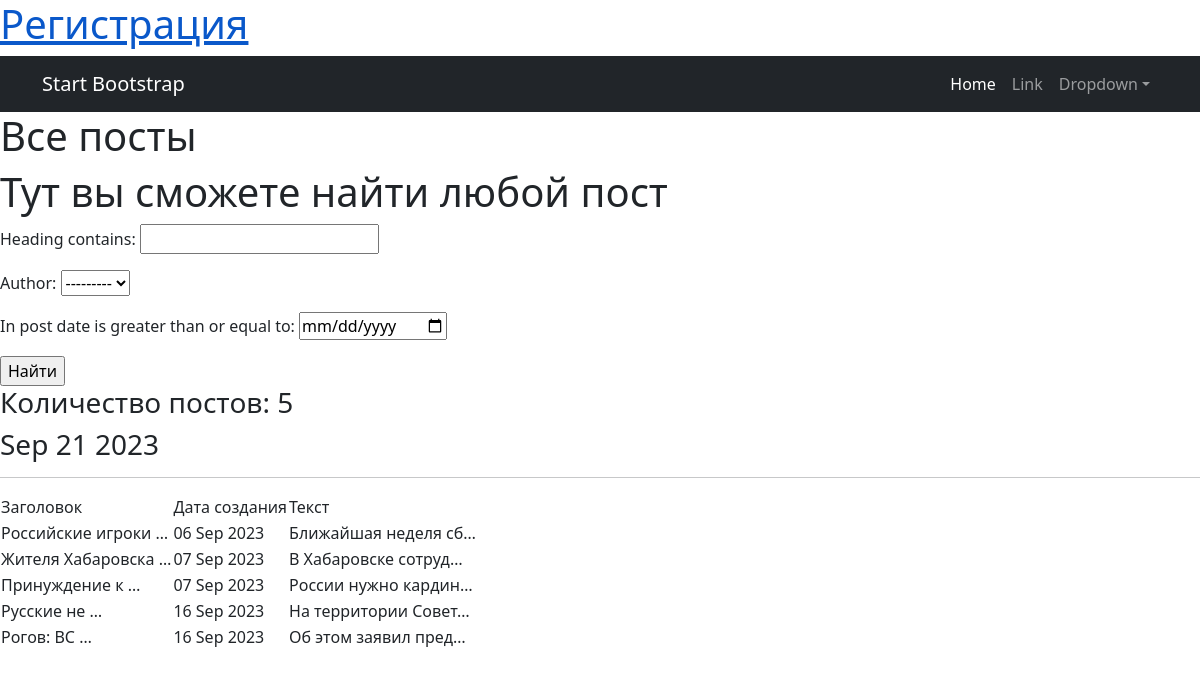
The app's page /post/search/, older data.
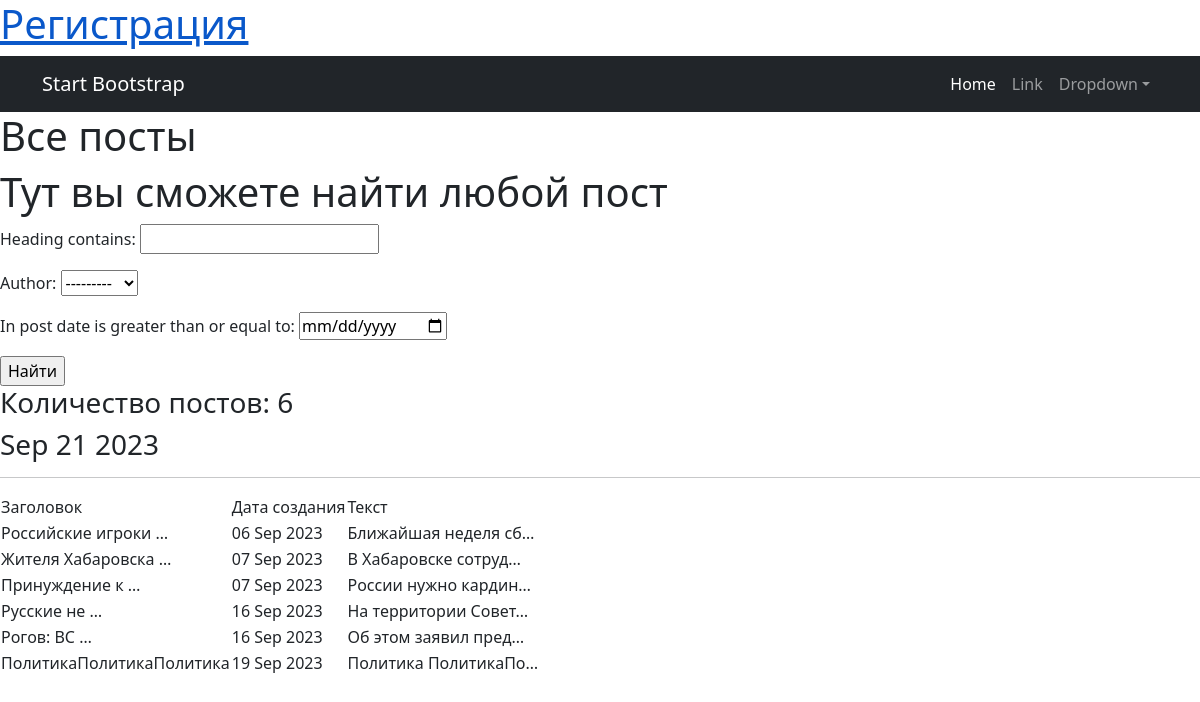
The same page, newer data.
### NewsPortals/models.py (models this page shows, shortened)
class Post(models.Model):
    article = 'A'
    news = 'N'
    author = models.ForeignKey(Author, on_delete=models.CASCADE)
    type = models.CharField(max_length=1, default=news)
    in_post = models.DateTimeField(auto_now_add=True)
    category = models.ManyToManyField(Category, through='PostCategory')
    heading = models.CharField(max_length=25)
    text = models.TextField()
    rating = models.IntegerField(default=0)

### NewsPortals/views.py (the view)
# urls.py: path('search/', Post_List.as_view(), name='post_list'),
class Post_List(ListView):
    model = Post
    template_name = 'search.html'
    context_object_name = 'post'
    def get_queryset(self):
        queryset = super().get_queryset()
        self.filterset = PostFilter(self.request.GET, queryset)
        return self.filterset.qs
    def get_context_data(self, **kwargs):
        context = super().get_context_data(**kwargs)
        context['filterset'] = self.filterset
        return context

### NewsPortals/models.py (called while the page is built)
    def __str__(self):
        return f'{self.user.username.title()}'

### NewsPortals/templatetags/custom_tags.py (called while the page is built)
@register.simple_tag()
def current_time(format_string='%b %d %Y'):
   return datetime.utcnow().strftime(format_string)

### NewsPortals/templates/search.html (shortened to what this page needs)
{% extends 'flatpages/default.html' %}
{% load custom_filters %}
{% load custom_tags %}
{% block content %}
   <h1>Все посты</h1>
   <h1>Тут вы сможете найти любой пост</h1>
   <form action="" method="get">
       {{ filterset.form.as_p }}
       <input type="submit" value="Найти" />
   </form>
    <h3>
        Количество постов: {{ post | length }}
    </h3>
   <h3>{% current_time '%b %d %Y' %}</h3>
   <hr>
   {% if post %}
       <table>
           <tr>
               <td>Заголовок </td>
               <td>  Дата создания </td>
               <td>  Текст  </td>
           </tr>
           {% for posts in post %}
           <tr>
               <td>{{ posts.heading | truncatewords:2}}</td>
               <td>{{ posts.in_post | date:'d M Y' }}</td>
               <td> {{ posts.text | truncatechars:20 }}</td>
           </tr>
           {% endfor %}
       </table>
   {% else %}
       <h2>Постов нет!</h2>
    {% endif %}
{% endblock content %}

Row changes from the older to the newer data that the page shows:
added Post: heading "ПолитикаПолитикаПолитика", in_post "19 Sep 2023", text "Политика ПолитикаПо…"
Text that changed along with them:
{{ post | length }}: "5" → "6"
